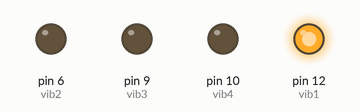
The sketch below on a simulated Arduino Uno, built with avr-gcc and run on an emulated ATmega328P. Parts: output pins drawn as LEDs (lit = HIGH).

Above: at 0.5 s.
At 1.5 s:
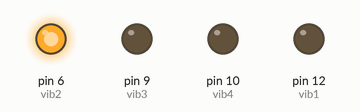
At 2.5 s:
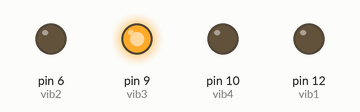
At 3.5 s:
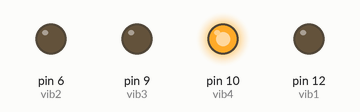
Timing chart, 0 to 5.2 s (numbered marks = the images above):
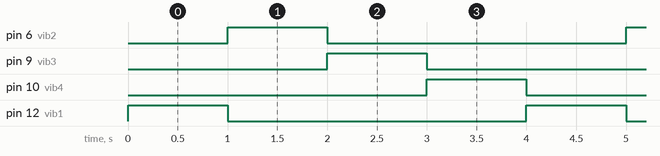

Measured:
- by itself, pin 6 (vib2), pin 9 (vib3), pin 10 (vib4), pin 12 (vib1): alternates HIGH for 1.0 s and LOW for 3.0 s
- by itself, everything shown: repeats every 4.0 s, in 5 steps

The sketch:

demo1.ino
```cpp
int vib1 = 12;
int vib2 = 6;
int vib3 = 9;
int vib4 = 10;


void setup() {
  // put your setup code here, to run once:
  pinMode(vib1,OUTPUT);
  pinMode(vib2,OUTPUT);
  pinMode(vib3,OUTPUT);
  pinMode(vib4,OUTPUT);

}

void loop() {
  // put your main code here, to run repeatedly:
  digitalWrite(vib1,HIGH);
  delay(1000);
  digitalWrite(vib1,LOW);
  digitalWrite(vib2,HIGH);
  delay(1000);
  digitalWrite(vib2,LOW);
  digitalWrite(vib3,HIGH);
  delay(1000);
  digitalWrite(vib3,LOW);
  digitalWrite(vib4,HIGH);
  delay(1000);
  digitalWrite(vib4,LOW);
}
```
